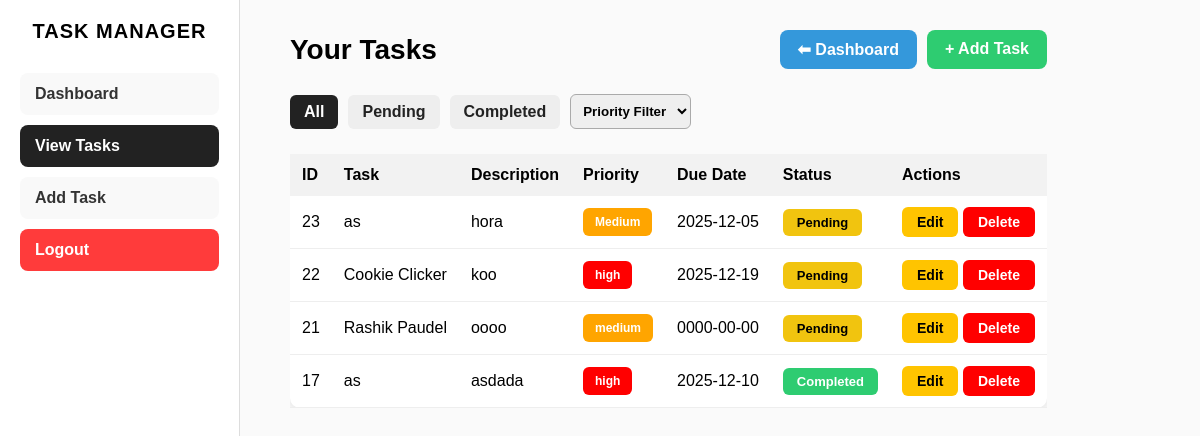
Page /task/display.php (signed in) on the committed database.
### tables this page shows
CREATE TABLE `task` (
  `id` int(255) NOT NULL,
  `taskname` varchar(255) NOT NULL,
  `description` varchar(255) NOT NULL,
  `priority` varchar(255) NOT NULL,
  `duedate` date NOT NULL,
  `status` tinyint(255) NOT NULL,
  `user_id` int(255) NOT NULL,
  `created_at` date NOT NULL
);

### task/display.php (the view, shortened to what this page needs)
<?php
@include "conn.php";
$user_id = $_SESSION['user_id'];
$filter = $_GET['filter'] ?? 'all';
$priority = $_GET['priority'] ?? '';
$query = "SELECT * FROM task WHERE user_id='$user_id'";
if ($priority !== '') {
    if ($priority == 'high') {
        $query .= " ORDER BY FIELD(priority,'High','Medium','Low')";
    } elseif ($priority == 'medium') {
        $query .= " ORDER BY FIELD(priority,'Medium','High','Low')";
    } elseif ($priority == 'low') {
        $query .= " ORDER BY FIELD(priority,'Low','Medium','High')";
    }
} else {
    $query .= " ORDER BY id DESC";
}
$result = mysqli_query($conn, $query);
?>
<!DOCTYPE html>
<html lang="en">
<head>
    <link rel="stylesheet" href="/TODO/style.css">
</head>
<body>
<div class="layout">
    <div class="sidebar" id="sidebar">
        <h2 class="logo">TASK MANAGER</h2>
        <a href="dashboard.php" class="side-btn">Dashboard</a>
        <a href="display.php" class="side-btn active">View Tasks</a>
        <a href="addtask_form.php" class="side-btn">Add Task</a>
        <a href="../user/logout.php" class="side-btn logout">Logout</a>
    </div>
    <div class="display-container">
        <div class="top-menu">
            <h1>Your Tasks</h1>
            <div class="buttons-wrap">
                <a href="dashboard.php" class="blue-btn">⬅ Dashboard</a>
                <a href="addtask_form.php" class="green-btn">+ Add Task</a>
            </div>
        </div>
        <div class="filter-bar">
            <a href="display.php?filter=all" class="filter-btn <?= $filter=='all'?'active':'' ?>">All</a>
            <a href="display.php?filter=pending" class="filter-btn <?= $filter=='pending'?'active':'' ?>">Pending</a>
            <a href="display.php?filter=completed" class="filter-btn <?= $filter=='completed'?'active':'' ?>">Completed</a>
            <form class="priority-form" method="GET" action="display.php">
                <select name="priority" onchange="this.form.submit()">
                    <option value="">Priority Filter</option>
                </select>
            </form>
        </div>
        <div class="table-container">
            <?php if ($result->num_rows > 0): ?>
            <table class="task-table">
                <thead>
                    <tr>
                        <th>ID</th>
                        <th>Task</th>
                        <th>Description</th>
                        <th>Priority</th>
                        <th>Due Date</th>
                        <th>Status</th>
                        <th>Actions</th>
                    </tr>
                </thead>
                <tbody>
                    <?php while($row = $result->fetch_assoc()): ?>
                    <tr>
                        <td data-label="ID"><?= $row['id'] ?></td>
                        <td data-label="Task"><?= htmlspecialchars($row['taskname']) ?></td>
                        <td data-label="Description"><?= htmlspecialchars($row['description']) ?></td>
                        <td data-label="Priority">
                            <span class="priority-badge <?= strtolower($row['priority']) ?>">
                                <?= $row['priority'] ?>
                            </span>
                        </td>
                        <td data-label="Due Date"><?= $row['duedate'] ?></td>
                        <td data-label="Status">
                            <?php if($row['status']==1): ?>
                                <a href="pending.php?id=<?= $row['id'] ?>" class="status-btn completed">Completed</a>
                            <?php else: ?>
                                <a href="complete.php?id=<?= $row['id'] ?>" class="status-btn pending">Pending</a>
                            <?php endif; ?>
                        </td>
                        <td data-label="Actions" class="action-cell">
                            <a href="edit.php?id=<?= $row['id'] ?>" class="edit-btn">Edit</a>
                            <a href="delete.php?id=<?= $row['id'] ?>" class="delete-btn">Delete</a>
                        </td>
                    </tr>
                    <?php endwhile; ?>
                </tbody>
            </table>
            <?php else: ?>
                <p class="empty-msg">No tasks found!</p>
            <?php endif; ?>
        </div>
    </div>
</div>
</body></html>

### style.css (style rules this page uses)
* { margin: 0; padding: 0; font-family: "Poppins", sans-serif; box-sizing: border-box; }
body { background: #fafafa; }
.layout { display: flex; }
.sidebar { position: fixed; top: 0; left: 0; width: 240px; height: 100vh; background: #ffffff; border-right: 1px solid #ddd; padding: 20px; z-index: 999; transition: transform 0.3s ease; }
.logo { text-align: center; font-size: 20px; font-weight: bold; margin-bottom: 30px; letter-spacing: 1px; }
.side-btn { display: block; width: 100%; padding: 12px 15px; color: #333; text-decoration: none; font-weight: 600; background: #f9f9f9; margin-bottom: 10px; border-radius: 8px; transition: 0.3s; }
.logout { background: #ff3b3b; color: white; }
.side-btn.active { background: #222; color: white; }
.edit-btn, .delete-btn { padding: 7px 15px; text-decoration: none; font-size: 14px; font-weight: bold; border-radius: 6px; }
.edit-btn { background: #ffc400; color: black; }
.delete-btn { background: red; color: white; }
.display-container { padding: 30px; margin-left: 260px; }
.top-menu { display: flex; justify-content: space-between; align-items: center; flex-wrap: wrap; gap: 15px; }
.top-menu h1 { font-size: 28px; }
.buttons-wrap { display: flex; gap: 10px; flex-wrap: wrap; }
.buttons-wrap a { padding: 10px 18px; font-weight: 600; border-radius: 8px; text-decoration: none; }
.green-btn { background: #2ecc71; color: white; }
.blue-btn { background: #3498db; color: white; }
.filter-bar { margin-top: 25px; display: flex; align-items: center; flex-wrap: wrap; gap: 10px; }
.filter-btn { padding: 8px 14px; background: #eee; border-radius: 6px; font-weight: 600; color: #222; text-decoration: none; }
.filter-btn.active { background: #222; color: white; }
.priority-form select { padding: 8px; border-radius: 6px; border: 1px solid #aaa; font-weight: 600; }
.table-container { margin-top: 25px; overflow-x: auto; }
.task-table { width: 100%; min-width: 700px; border-collapse: collapse; background: white; border-radius: 10px; box-shadow: 0 2px 10px rgba(0, 0, 0, 0.1); }
.task-table thead { background: #f2f2f2; }
.task-table th { padding: 12px; text-align: left; font-weight: 600; }
.task-table td { padding: 12px; border-bottom: 1px solid #eee; }
.task-table td[data-label] { position: relative; }
.action-cell { white-space: nowrap; }
.status-btn { padding: 6px 14px; border-radius: 6px; font-size: 13px; text-decoration: none; font-weight: bold; display: inline-block; }
.completed { background: #2ecc71; color: white; }
.pending { background: #f1c40f; color: black; }
.priority-badge { padding: 7px 12px; border-radius: 6px; font-size: 12px; color: white; font-weight: bold; display: inline-block; }
.priority-badge.high { background: red; }
.priority-badge.medium { background: orange; }

### rows in the picture
task: id "23", taskname "as", description "hora", priority "Medium", duedate "2025-12-05"
task: id "22", taskname "Cookie Clicker", description "koo", priority "high", duedate "2025-12-19"
task: id "21", taskname "Rashik Paudel", description "oooo", priority "medium", duedate "0000-00-00"
task: id "17", taskname "as", description "asdada", priority "high", duedate "2025-12-10"
